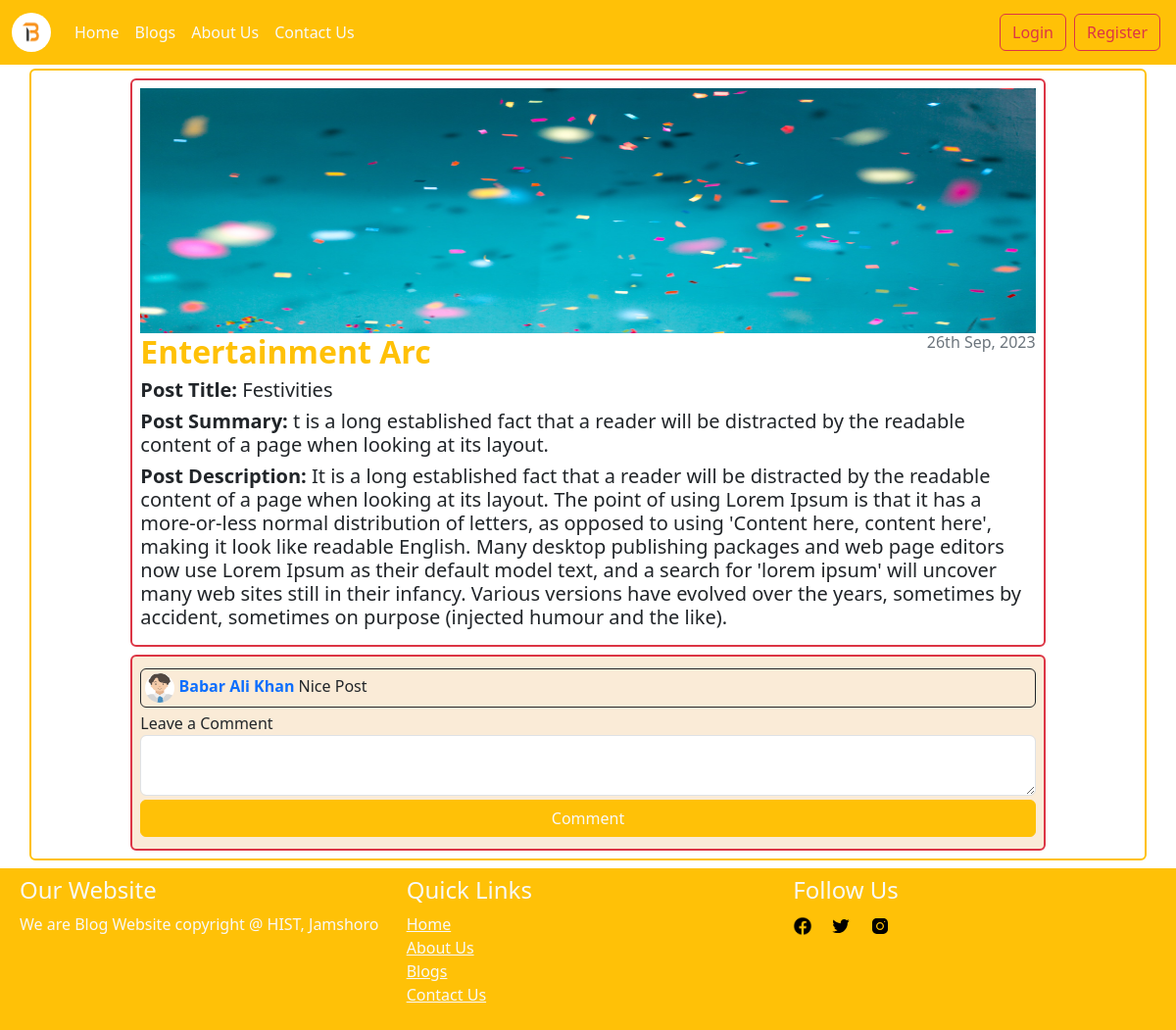
Screenshot of /post-page.php?post_id=17 with the database file from the repository.
### tables this page shows
CREATE TABLE `post` (
  `post_id` int(11) NOT NULL AUTO_INCREMENT,
  `blog_id` int(11) NOT NULL,
  `post_title` varchar(200) NOT NULL,
  `post_summary` varchar(250) NOT NULL,
  `post_description` text NOT NULL,
  `featured_img` text NOT NULL,
  `is_comment_allowed` enum('Yes','No') NOT NULL,
  `status` enum('Active','Inactive') NOT NULL DEFAULT 'Active',
  `created_at` timestamp NOT NULL DEFAULT current_timestamp(),
  `updated_at` timestamp NULL DEFAULT NULL,
  PRIMARY KEY (`post_id`),
  KEY `blog_id` (`blog_id`),
  CONSTRAINT `post_ibfk_2` FOREIGN KEY (`blog_id`) REFERENCES `blog` (`blog_id`)
);

CREATE TABLE `blog` (
  `blog_id` int(11) NOT NULL AUTO_INCREMENT,
  `user_id` int(11) NOT NULL,
  `blog_title` varchar(200) NOT NULL,
  `posts_per_page` int(11) NOT NULL,
  `blog_background_image` text NOT NULL,
  `blog_status` enum('Active','Inactive') NOT NULL DEFAULT 'Active',
  `created_at` timestamp NOT NULL DEFAULT current_timestamp(),
  `updated_at` timestamp NULL DEFAULT NULL,
  PRIMARY KEY (`blog_id`),
  KEY `user_id` (`user_id`),
  CONSTRAINT `blog_ibfk_1` FOREIGN KEY (`user_id`) REFERENCES `user` (`user_id`)
);

CREATE TABLE `post_comment` (
  `comment_id` int(11) NOT NULL AUTO_INCREMENT,
  `user_id` int(11) NOT NULL,
  `post_id` int(11) NOT NULL,
  `comment` text NOT NULL,
  `status` enum('Active','Inactive') NOT NULL DEFAULT 'Inactive',
  `created_at` timestamp NOT NULL DEFAULT current_timestamp(),
  `updated_at` timestamp NULL DEFAULT NULL,
  PRIMARY KEY (`comment_id`),
  KEY `user_id` (`user_id`),
  KEY `post_id` (`post_id`),
  CONSTRAINT `post_comment_ibfk_2` FOREIGN KEY (`post_id`) REFERENCES `post` (`post_id`),
  CONSTRAINT `post_comment_ibfk_3` FOREIGN KEY (`post_id`) REFERENCES `post` (`post_id`),
  CONSTRAINT `post_comment_ibfk_4` FOREIGN KEY (`user_id`) REFERENCES `user` (`user_id`)
);

CREATE TABLE `user` (
  `user_id` int(11) NOT NULL AUTO_INCREMENT,
  `role_id` int(11) DEFAULT 2,
  `first_name` varchar(200) NOT NULL,
  `last_name` varchar(200) NOT NULL,
  `email` varchar(200) NOT NULL,
  `password` varchar(200) NOT NULL,
  `gender` enum('Male','Female') NOT NULL,
  `date_of_birth` date NOT NULL,
  `profile_img` text NOT NULL,
  `home_town` varchar(200) NOT NULL,
  `approval` enum('Pending','Approved','Rejected') NOT NULL DEFAULT 'Pending',
  `status` enum('Active','Inactive') NOT NULL DEFAULT 'Inactive',
  `created_at` timestamp NOT NULL DEFAULT current_timestamp(),
  `updated_at` timestamp NULL DEFAULT NULL,
  PRIMARY KEY (`user_id`),
  UNIQUE KEY `email` (`email`),
  KEY `role_id` (`role_id`),
  CONSTRAINT `user_ibfk_1` FOREIGN KEY (`role_id`) REFERENCES `role` (`role_id`)
);

### post-page.php (the view, shortened to what this page needs)
<?php
require_once('require/general-library.php');
require_once('require/database-library.php');
$db = new Database();
 ?>
	<div class="container border border-2 border-warning rounded p-2" style="margin-top: 70px; min-height: 80vh;">
		<?php
		if (isset($_REQUEST['post_id'])) {
			$post_id = $_REQUEST['post_id'];
		 ?>
		<div class="row mx-0 px-0">
			<div class="col-md-1"></div>
			<?php
			$result = $db->show_post_by_post_id($post_id);
			if ($result->num_rows>0) {
				$row = mysqli_fetch_assoc($result);
			?>
			<div class="col-md-10 border border-2 border-danger rounded p-2">
				<img src="Post_Featured_Images/<?php echo $row['featured_img']; ?>" style="width: 100%; height: 250px;">
				<span class="text-center my-2 h2"><a href="this-blog.php?blog_id=<?php echo $row['blog_id']; ?>" class="text-warning" style="text-decoration: none;"><b><?php echo $row['blog_title']; ?></b></a></span>
				<span class="text-secondary float-end h6"><?php $db->date_format($row['created_at']); ?></span>
				<h5 class="my-2"><b>Post Title: </b><?php echo $row['post_title']; ?></h5>
				<h5 class="my-2"><b>Post Summary: </b><?php echo $row['post_summary']; ?></h5>
				<h5 class="my-2"><b>Post Description: </b><?php echo $row['post_description']; ?></h5>
			</div>
			<div class="col-md-1"></div>
		</div>
		<div class="row mt-2 mx-0 px-0">
			<div class="col-md-1"></div>
			<div class="col-md-10 border border-2 border-danger rounded p-2" style="background-color: antiquewhite;">
				<div class="col-md-12">
					<?php
					$result3 = $db->show_post_comment_by_post_id($post_id);
					if ($result3->num_rows>0) {
						while ($row3 = mysqli_fetch_assoc($result3)) {
					 ?>
					<div class="border border-dark rounded p-1 my-1">
					<img class="rounded-circle" src="Profile_Images/<?php echo $row3['profile_img'] ?>" style="width: 30px; height: 30px;">
					<span><b class="text-primary"><?php echo $row3['first_name']." ".$row3['last_name']; ?> </b><?php echo $row3['comment']; ?></span>
					</div>
					<?php
						}
					}else{
						?>
						<p class="border border-dark p-1 text-center"><b class="text-secondary">Be the First to Comment</b></p>
						<?php
					}
					 ?>
				</div>
				<?php
				if ($row['is_comment_allowed'] == 'Yes') {
				 ?>
				<div class="col-md-12">
				<form action="user-process.php">
					<div class="form-group">
                        <label for="comment">Leave a Comment</label>
                        <textarea class="form-control" id="comment" name="given_comment" rows="2"></textarea>
                    </div>
                    <?php
                    if (isset($_SESSION['user'])) {
                    ?>
                    <input type="hidden" name="user_id" value="<?php echo $_SESSION['user']['user_id']; ?>">
                    <div class="d-grid gap-2 m-1">
                        <button class="btn btn-warning text-light" type="submit" name="comment" value="comment">Comment</button>
                    </div>
                <?php
                     }else{
                     	?>
                     	<a type="button" class="btn btn-warning my-1 text-light" data-bs-toggle="modal" data-bs-target="#exampleModal" style="width: 100%;">Comment</a>
                     	<?php
                     }
                ?>
                </form>
				</div>
			<?php
				}
			?>
			</div>
			<div class="col-md-1"></div>
		</div>
		<?php
			}else{
				header("location: index.php");
			}
		}else{
			header("location: index.php");
		}
		?>
	</div>

### require/database-library.php (shortened to what this page needs)
<?php
class Database{
	public $connection;
	public function __construct($hostname="localhost",$username="root",$password="",$database_name="20518_syed_azhar_ali_shah"){
		$this->connection = mysqli_connect($hostname,$username,$password,$database_name);
	}
	public function date_format($time){
		$timestamp = strtotime($time);
		$date = date('jS M, Y', $timestamp);
		echo $date;
	}
	public function show_post_by_post_id($post_id){
		$this->query = "SELECT p.*, b.blog_title FROM post p JOIN blog b ON p.blog_id = b.blog_id WHERE p.post_id = {$post_id}";
		$this->result = mysqli_query($this->connection,$this->query);
		return $this->result;
	}
	public function show_post_comment_by_post_id($post_id){
		$this->query = "SELECT pc.*, u.first_name, u.last_name, u.profile_img FROM post_comment pc JOIN USER u ON pc.user_id = u.user_id WHERE pc.post_id = {$post_id} AND pc.status = 'Active'";
		$this->result = mysqli_query($this->connection,$this->query);
		return $this->result;
	}
}
 ?>

### main/sidebars.css (style rules this page uses)
body { min-height: 100vh; min-height: -webkit-fill-available; }
html { height: -webkit-fill-available; }

### rows the page displays
post: featured_img (picture), blog.blog_title "Entertainment Arc", created_at "26th Sep, 2023", post_title "Festivities", post_summary "t is a long established fact that a reader will be distracted by the readable content of a page when looking at its layout.", post_description "It is a long established fact that a reader will be distracted by the readable content of a page when looking at its layout. The point of using Lorem Ipsum is that it has a more-or-less normal distribution of letters, as opposed to using 'Content here, content here', making it look like readable English. Many desktop publishing packages and web page editors now use Lorem Ipsum as their default model text, and a search for 'lorem ipsum' will uncover many web sites still in their infancy. Various versions have evolved over the years, sometimes by accident, sometimes on purpose (injected humour and the like)."
post_comment: user.profile_img (picture), user.first_name "Babar Ali", user.last_name "Khan", comment "Nice Post"
